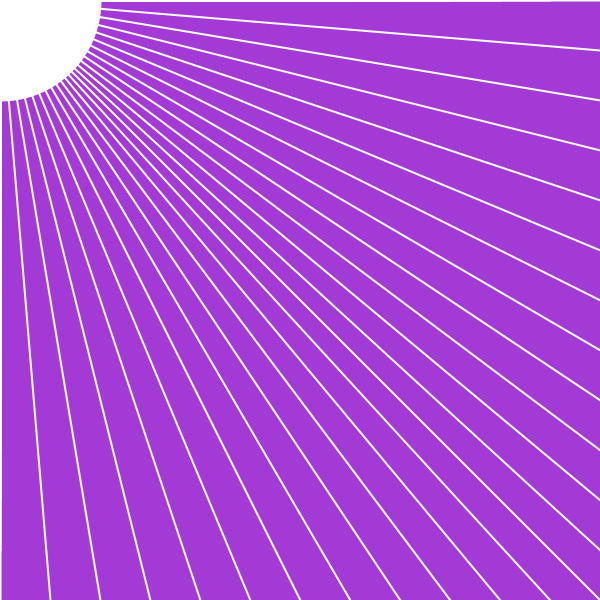
Frame 1 (no input)
Frame 60 (the mouse pressed at the canvas centre just before this capture): identical to frame 1, image omitted
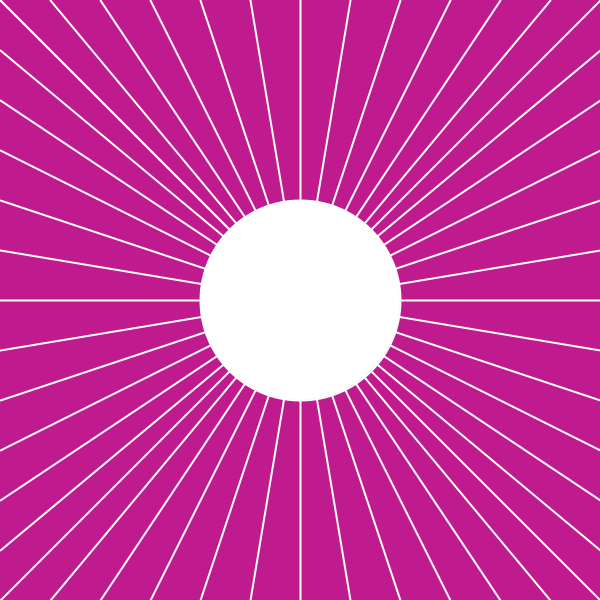
Frame 120 (the mouse held since frame 60 and released just before this capture)

The Processing sketch that drew these frames (run headless with seeded random() and noise(); from frame 60 on, the mouse is pressed at the canvas centre):

// Processing sketch: processing_109651
// ── processing_109651.pde

/*
SM2705_groupA
Assignment 1
Choi Wing Chu Belinda
sid 53084917
*/

//assign random color for bgc(background color)
color bgc= color(random(0, 255), random(0, 225), random(0, 225));

void setup()  {
  size(600, 600);
  smooth();
  strokeWeight(2);
}

//make diagonals radiation centred at the input pt.
void diag_rad(float x, float y)  {
  int mar= 50;    //mar(margin)
  for (int t= 0; t< width; t= t+mar)  {     //t(top)
    line(t, 0, x, y);
  }
  for (int r= 0; r< height; r= r+mar)  {    //r(right)
    line(width, r, x, y);
  }
  for (int b= 0; b< width; b= b+mar)  {     //b(bottom)
    line(b, height, x, y);
  }
  for (int l= 0; l< height; l= l+mar)  {    //l(left)
    line(0, l, x, y);
  }
  line(width, height, x, y);
}

void draw()  {
  background(bgc);
  //change bgc if mouse is pressed
  if (mousePressed)  {
    bgc= color(random(0, 255), random(0, 225), random(0, 225));
  }
  //change stc(stroke color) into black if bgc is white
  if (bgc== color(255, 255, 255))  {
    color stc= color(0, 0, 0);
  }
  //assign stc into white
  color stc= color(255, 255, 255);
  stroke(stc);
  float mx= mouseX;
  float my= mouseY;
  int dia= 200;  //dia(diameter)
  diag_rad(mx, my);
  ellipse(mx, my, dia, dia);
}

//end of codes.

/*
references:
- http://processing.org/reference/
- http://processing.org/examples/
- http://processing.org/tutorials/drawing/
*/
